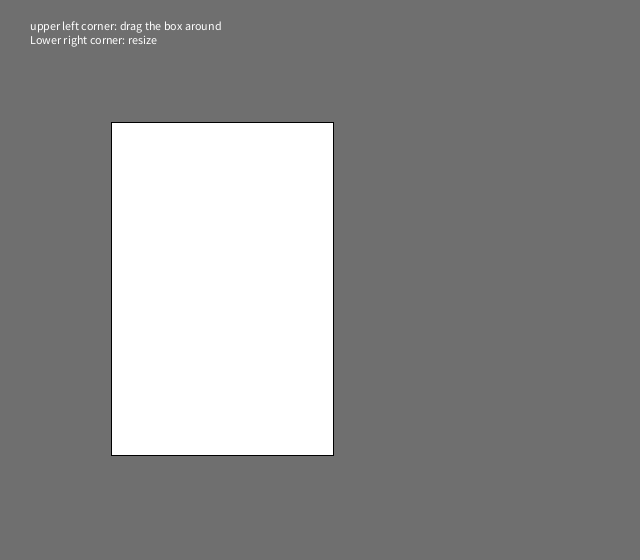
Frame 1 (no input)
Frame 60 (the mouse pressed at the canvas centre just before this capture): identical to frame 1, image omitted
Frame 120 (the mouse held since frame 60 and released just before this capture): identical to frame 1, image omitted

The Processing sketch that drew this single still picture (run headless with seeded random() and noise(); from frame 60 on, the mouse is pressed at the canvas centre):

// Processing sketch: Drag_and_Resize
// ── Drag_and_Resize.pde
ClassRect lines [] = new ClassRect [1];  
 
boolean take1, take2; 
 
void setup()
{
  size(640, 560);
  background(111);
  lines [0] = new ClassRect  (  111, 122, 222, 333  );
}
 
void draw()
{ 
  background(111);
 
  stroke(0);
 
  text ("upper left corner: drag the box around \n"
    +"Lower right corner: resize ", 30, 30);
 
  lines [0].draw();
 
  if (take1) {
    lines[0].x1=mouseX;
    lines[0].y1=mouseY;
  }
 
  if (take2) {
    lines[0].rectWidth=mouseX-lines[0].x1;
    lines[0].rectHeight=mouseY-lines[0].y1;
  }
} // func 
 
void mousePressed() {
  // upper left corner 
  if (dist (lines[0].x1, 
  lines[0].y1, mouseX, mouseY) < 12) {
    take1=true;
  }
  // Lower right corner 
  else if (dist (lines[0].x1+lines[0].rectWidth, 
  lines[0].y1+lines[0].rectHeight, mouseX, mouseY) < 12) {
    take2=true;
  }
}
 
void mouseReleased() {
  take1=false;
  take2=false;
}
 
// =======================================
 
class ClassRect {
 
  float x1, y1, // POS 
  rectWidth, rectHeight;       // SIZE 
 
  ClassRect (float x1_, float y1_, 
  float rectWidth_, float rectHeight_) 
  {
    // constr 
    x1=x1_;
    y1=y1_;
 
    rectWidth=rectWidth_;
    rectHeight=rectHeight_;
  } // constr
 
  void draw() {
    rect(x1, y1, rectWidth, rectHeight);
  }// method
} // 
 
//
